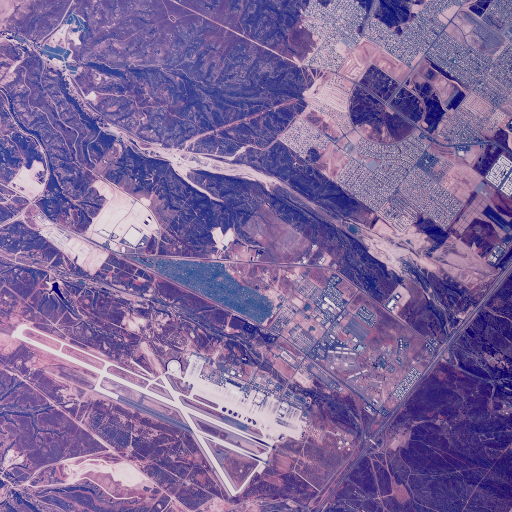
%> input picture Week5/images/Test_1.tiff, 512 x 512 px
$ octave co_occurence.m   (GNU Octave 9; MATLAB toolbox functions it lacks are replaced by stand-ins)
%> lines starting %> are read from the running program, lines starting %| are printed output that depends on the picture; in (x1, y1, x2, y2) boxes, pixels count from 0 and x2, y2 are one past the last pixel; in counts of white or black regions, pixels touching at a corner belong together; the program's own positions count from 1
%%
%
%
% *Task 1: Co-occurence matrix (texture)*

% task 1

% Read and display the image
f = imread('Test_1.tiff');
%> f is the input picture: size 512x512x3 uint8; mean R, G, B 125.8, 102.8, 153.9
imshow(f);
f = rgb2gray(f);
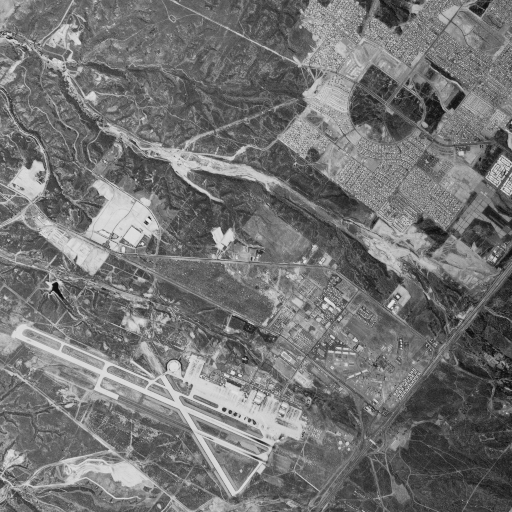
%> f: size 512x512 uint8; min 12, max 229, mean 115.5
figure;
imshow(f);

% Define offsets for different angles
D = 1; % You can change this to 2, 3, or 4 for different distances
offsets = [0 D; -D D; -D 0; -D -D];

% Calculate and display GLCMs for different angles
glcm_0 = graycomatrix(f, 'offset', offsets(1,:), 'NumLevels', 256, 'Symmetric', true);
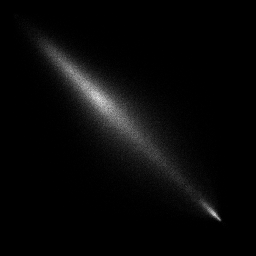
%> glcm_0: size 256x256 double; min 0, max 238, mean 8
glcm_45 = graycomatrix(f, 'offset', offsets(2,:), 'NumLevels', 256, 'Symmetric', true);
glcm_90 = graycomatrix(f, 'offset', offsets(3,:), 'NumLevels', 256, 'Symmetric', true);
glcm_135 = graycomatrix(f, 'offset', offsets(4,:), 'NumLevels', 256, 'Symmetric', true);

% Display GLCMs
figure;
imshow(glcm_0, []);
title('GLCM 0°');

figure;
imshow(glcm_45, []);
title('GLCM 45°');

figure;
imshow(glcm_90, []);
title('GLCM 90°');

figure;
imshow(glcm_135, []);
title('GLCM 135°');

% Calculate the average GLCM
glcm_avg = (glcm_0 + glcm_45 + glcm_90 + glcm_135) / 4;
figure;
imshow(glcm_avg, []);
title('Average GLCM');

% Ensure GLCMs are integer-valued before passing to graycoprops
glcm_0 = uint32(glcm_0);
%> glcm_0: size 256x256 uint32
glcm_45 = uint32(glcm_45);
%> glcm_45: size 256x256 uint32
glcm_90 = uint32(glcm_90);
%> glcm_90: size 256x256 uint32
glcm_135 = uint32(glcm_135);
%> glcm_135: size 256x256 uint32
glcm_avg = uint32(glcm_avg);
%> glcm_avg: size 256x256 uint32

% Estimate parameters for the co-occurrence matrices
stats_0 = graycoprops(glcm_0, {'contrast', 'correlation', 'energy', 'homogeneity'});
%> stats_0 = {Contrast 386.5, Correlation 0.886, Energy 0.000135, Homogeneity 0.168}
stats_45 = graycoprops(glcm_45, {'contrast', 'correlation', 'energy', 'homogeneity'});
%> stats_45 = {Contrast 635.5, Correlation 0.812, Energy 0.00011, Homogeneity 0.145}
stats_90 = graycoprops(glcm_90, {'contrast', 'correlation', 'energy', 'homogeneity'});
%> stats_90 = {Contrast 441.6, Correlation 0.87, Energy 0.000128, Homogeneity 0.161}
stats_135 = graycoprops(glcm_135, {'contrast', 'correlation', 'energy', 'homogeneity'});
%> stats_135 = {Contrast 480.2, Correlation 0.858, Energy 0.000122, Homogeneity 0.156}
stats_avg = graycoprops(glcm_avg, {'contrast', 'correlation', 'energy', 'homogeneity'});
%> stats_avg = {Contrast 491.9, Correlation 0.855, Energy 0.000121, Homogeneity 0.157}

% Display the estimated parameters
disp('GLCM 0° Stats:');
disp(stats_0);
%|     Contrast = 386.52
%|     Correlation = 0.8859
%|     Energy = 1.3509e-04
%|     Homogeneity = 0.1677

disp('GLCM 45° Stats:');
disp(stats_45);
%|     Contrast = 635.48
%|     Correlation = 0.8124
%|     Energy = 1.1000e-04
%|     Homogeneity = 0.1448

disp('GLCM 90° Stats:');
disp(stats_90);
%|     Contrast = 441.58
%|     Correlation = 0.8697
%|     Energy = 1.2772e-04
%|     Homogeneity = 0.1611

disp('GLCM 135° Stats:');
disp(stats_135);
%|     Contrast = 480.20
%|     Correlation = 0.8583
%|     Energy = 1.2179e-04
%|     Homogeneity = 0.1558

disp('Average GLCM Stats:');
disp(stats_avg);
%|     Contrast = 491.89
%|     Correlation = 0.8553
%|     Energy = 1.2086e-04
%|     Homogeneity = 0.1569

%%
% *Task 1: Additional Task: Rotate and Resize the Image*

% As an additional task, try to rotate and resize the input image, and rerun the above code.
% Does orientation and/or image size have an effect?

%  Rotating and resizing the image can affect the texture measures. Here’s how you can test this:

%  Rotate the Image: Rotate the image by a certain angle (e.g., 45°) and recalculate the GLCMs and texture parameters.
% Rotate the image

fprintf('=================================')
fprintf('Task 1: Additional Task: Rotate and Resize the Image')
fprintf('=================================')


%  Rotate and Resize the Image: Resize the image to a different size (e.g., 50%) and recalculate the GLCMs and texture parameters.

f_rotated = imrotate(f, 45);
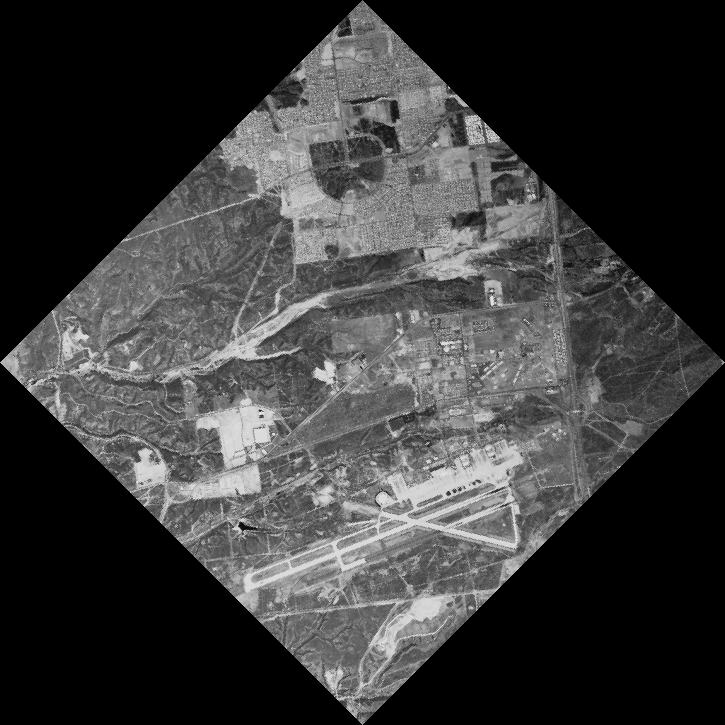
%> f_rotated: size 725x725 uint8; min 0, max 229, mean 57.7
frr = imresize(f_rotated, 0.5); % Resize to 50% of rotated image size
figure;
imshow(frr);
title('Rotated and Resized Image');


% Calculate and display GLCMs for different angles
glcm_0 = graycomatrix(frr, 'offset', offsets(1,:), 'NumLevels', 256, 'Symmetric', true);
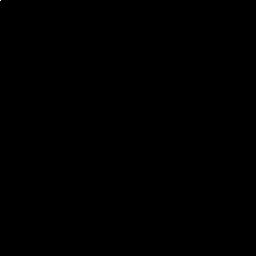
%> glcm_0: size 256x256 double; min 0, max 128880, mean 4; drawn with min black and max white
glcm_45 = graycomatrix(frr, 'offset', offsets(2,:), 'NumLevels', 256, 'Symmetric', true);
%> glcm_45: size 256x256 double
glcm_90 = graycomatrix(frr, 'offset', offsets(3,:), 'NumLevels', 256, 'Symmetric', true);
%> glcm_90: size 256x256 double
glcm_135 = graycomatrix(frr, 'offset', offsets(4,:), 'NumLevels', 256, 'Symmetric', true);
%> glcm_135: size 256x256 double

% Display GLCMs
figure;
imshow(glcm_0, []);
title('GLCM 0°');

figure;
imshow(glcm_45, []);
title('GLCM 45°');

figure;
imshow(glcm_90, []);
title('GLCM 90°');

figure;
imshow(glcm_135, []);
title('GLCM 135°');

% Calculate the average GLCM
glcm_avg = (glcm_0 + glcm_45 + glcm_90 + glcm_135) / 4;
%> glcm_avg: size 256x256 double
figure;
imshow(glcm_avg, []);
title('Average GLCM');

% Ensure GLCMs are integer-valued before passing to graycoprops
glcm_0 = uint32(glcm_0);
%> glcm_0: size 256x256 uint32
glcm_45 = uint32(glcm_45);
%> glcm_45: size 256x256 uint32
glcm_90 = uint32(glcm_90);
%> glcm_90: size 256x256 uint32
glcm_135 = uint32(glcm_135);
%> glcm_135: size 256x256 uint32
glcm_avg = uint32(glcm_avg);
%> glcm_avg: size 256x256 uint32

% Estimate parameters for the co-occurrence matrices
stats_0 = graycoprops(glcm_0, {'contrast', 'correlation', 'energy', 'homogeneity'});
%> stats_0 = {Contrast 186.1, Correlation 0.977, Energy 0.241, Homogeneity 0.579}
stats_45 = graycoprops(glcm_45, {'contrast', 'correlation', 'energy', 'homogeneity'});
%> stats_45 = {Contrast 302.8, Correlation 0.963, Energy 0.239, Homogeneity 0.564}
stats_90 = graycoprops(glcm_90, {'contrast', 'correlation', 'energy', 'homogeneity'});
%> stats_90 = {Contrast 237.7, Correlation 0.971, Energy 0.241, Homogeneity 0.572}
stats_135 = graycoprops(glcm_135, {'contrast', 'correlation', 'energy', 'homogeneity'});
%> stats_135 = {Contrast 354.3, Correlation 0.957, Energy 0.239, Homogeneity 0.559}
stats_avg = graycoprops(glcm_avg, {'contrast', 'correlation', 'energy', 'homogeneity'});
%> stats_avg = {Contrast 273.1, Correlation 0.967, Energy 0.235, Homogeneity 0.564}

% Display the estimated parameters
disp('GLCM 0° Stats:');
disp(stats_0);
%|     Contrast = 186.05
%|     Correlation = 0.9772
%|     Energy = 0.2405
%|     Homogeneity = 0.5792

disp('GLCM 45° Stats:');
disp(stats_45);
%|     Contrast = 302.78
%|     Correlation = 0.9628
%|     Energy = 0.2392
%|     Homogeneity = 0.5644

disp('GLCM 90° Stats:');
disp(stats_90);
%|     Contrast = 237.69
%|     Correlation = 0.9708
%|     Energy = 0.2405
%|     Homogeneity = 0.5724

disp('GLCM 135° Stats:');
disp(stats_135);
%|     Contrast = 354.34
%|     Correlation = 0.9565
%|     Energy = 0.2392
%|     Homogeneity = 0.5590

disp('Average GLCM Stats:');
disp(stats_avg);
%|     Contrast = 273.05
%|     Correlation = 0.9667
%|     Energy = 0.2353
%|     Homogeneity = 0.5642

%%
%
%
% *Task 2: Shape descriptors*

% task 2
% Step 1: Input the image
f = imread('shapes.png');
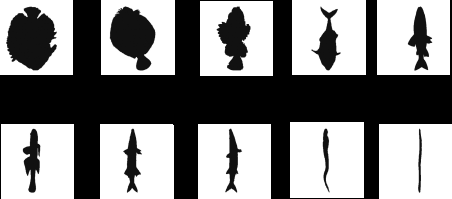
%> input picture Week5/images/shapes.png, 452 x 199 px
%> f is the input picture: size 199x452x3 uint8; min 0, max 255, mean 133
imshow(f);
title('Original Image');

% Step 2: Invert the image
inverse_f = uint8(255) - f;
figure;
imshow(inverse_f);
title('Inverted Image');

% Step 3: Threshold the image to obtain a proper black and white image
bw = imbinarize(inverse_f(:,:,1)); % Use only one channel for binarization
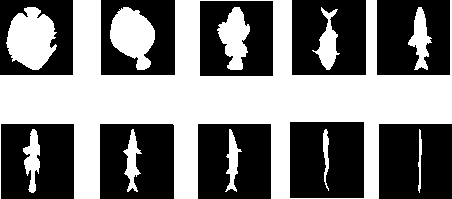
%> bw: size 199x452 logical; 48.5% white; 11 white regions
figure;
imshow(bw);
title('Binary Image');

% Step 4: Calculate shape descriptors using regionprops
s = regionprops(bw, 'Area', 'Perimeter', 'Centroid', 'BoundingBox', 'ConvexHull', ...
    'Eccentricity', 'Orientation', 'MajorAxisLength', 'MinorAxisLength');
%> s = 11 regions; largest, box (x1, y1, x2, y2), Area, Centroid, MajorAxisLength, MinorAxisLength and Eccentricity: (0, 0, 452, 199) 34825 [219.2 100] 488.9 167 0.94, (6, 7, 57, 70) 2256 [31.8 39.2] 60.63 48.33 0.604, (110, 7, 155, 70) 1844 [133.4 36.3] 60.65 41.06 0.736

% Display the binary image with centroids marked
imshow(bw);
hold on;
centroids = cat(1, s.Centroid);
%> centroids = [219.2 99.95; 31.79 39.21; 33.13 159.8; 133.4 36.29; 132.7 161.8; 235.3 38.46; 233.2 161.5; 328.6 43.6; 326.5 154.9; 421.1 39.5; 420.5 160.6]
plot(centroids(:,1), centroids(:,2), 'b*');
title('Centroids of Regions');
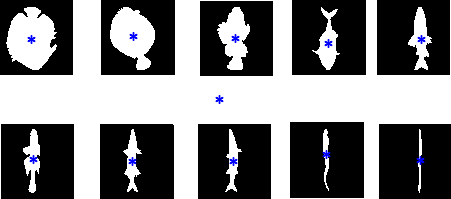
%> figure redrawn from the program's plot data; its title reads 'Centroids of Regions'
hold off;

% Display the shape descriptors for each region
for k = 1:length(s)
    fprintf('Object %d:\n', k);
    fprintf('  Area: %f\n', s(k).Area);
    fprintf('  Perimeter: %f\n', s(k).Perimeter);
    fprintf('  Centroid: [%f, %f]\n', s(k).Centroid);
    fprintf('  BoundingBox: [%f, %f, %f, %f]\n', s(k).BoundingBox);
    fprintf('  Eccentricity: %f\n', s(k).Eccentricity);
    fprintf('  Orientation: %f\n', s(k).Orientation);
    fprintf('  MajorAxisLength: %f\n', s(k).MajorAxisLength);
    fprintf('  MinorAxisLength: %f\n', s(k).MinorAxisLength);
    fprintf('\n');
end
%> this loop made 11 passes
%> (printed output is left out)


%%
%
